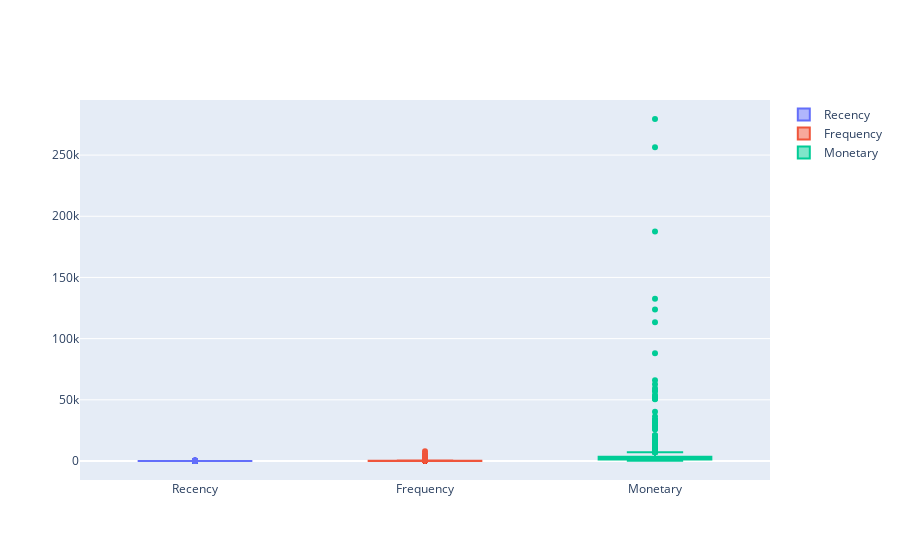

Notebook cell for this chart:
### Code cell
fig = go.Figure()
fig.add_trace(go.Box(y=vip_segment['Recency'], name='Recency'))
fig.add_trace(go.Box(y=vip_segment['Frequency'], name='Frequency'))
fig.add_trace(go.Box(y=vip_segment['Monetary'], name='Monetary'))
fig.show()

### Figure 1 — Plotly figure (JSON) as saved in the notebook; plotly's stock layout.template omitted (floating-point values rounded to 4 significant figures; data arrays with more than 128 entries replaced by an {"elided": "..."} marker saying what was removed)
{"data": [{"name": "Recency", "type": "box", "y": {"elided": "1690 int values"}}, {"name": "Frequency", "type": "box", "y": {"elided": "1690 int values"}}, {"name": "Monetary", "type": "box", "y": {"elided": "1690 float values"}}], "layout": {}}
